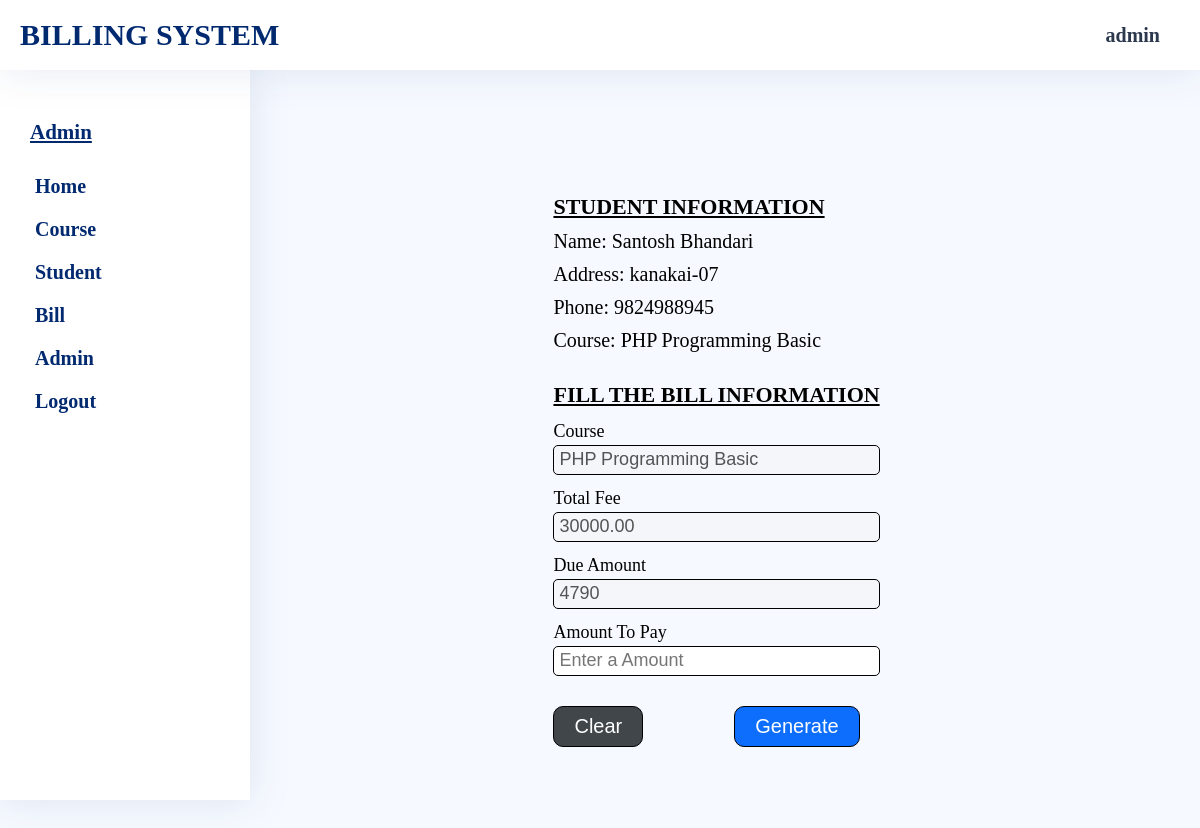
Screenshot of /admin/studentbillform.php?phone=9824988945 (signed in) with the database file from the repository.
### tables this page shows
CREATE TABLE `StudentInfo` (
  `phone` varchar(15) NOT NULL,
  `name` varchar(50) NOT NULL,
  `address` varchar(50) NOT NULL,
  `email` varchar(100) DEFAULT NULL,
  `gender` varchar(10) NOT NULL,
  `parentname` varchar(50) NOT NULL,
  `cid` varchar(15) NOT NULL
);

CREATE TABLE `CourseInfo` (
  `cid` varchar(15) NOT NULL,
  `cname` varchar(200) NOT NULL,
  `price` decimal(10,2) NOT NULL
);

### admin/studentbillform.php (the view, shortened to what this page needs)
<?php
    include_once "head.php";
?>
    <link rel="stylesheet" href="../assets/css/admin/common-style.css">
    <link rel="stylesheet" href="../assets/css/admin/studentbillform.css">
<?php
    include_once "sidebar.php";
?>
    <section class="main-container form-container">
        <div class="form-wrapper">
            <div class="studentinfo">
                <h3>Student Information</h3>
                <?php
                if($_SERVER['REQUEST_METHOD']=='POST' || $_SERVER['REQUEST_METHOD']=='GET'){
                   if(isset($_GET["phone"])){
                       $phone=trim($_GET["phone"]);
                    $read="SELECT * FROM StudentInfo,CourseInfo WHERE StudentInfo.cid=CourseInfo.cid AND StudentInfo.phone ='$phone';";
                    if($result=$con->query($read)){
                        $amount=0;
                        if($result->num_rows>0){
                            while($row=$result->fetch_assoc()){
                                $price=$row["price"];
                                $course=$row["cname"];
                                echo "<p class='name'>Name: ".$row["name"]."</p>";
                                echo "<p class='address'>Address: ".$row["address"]."</p>";
                                echo "<p class='phone'>Phone: ".$row["phone"]."</p>";
                                echo "<p class='phone'>Course: ".$row["cname"]."</p>";
                            }
                            $read="SELECT * FROM BillInfo WHERE phone='$phone';";
                            if($result=$con->query($read)){
                                if($result->num_rows>0){
                                    while($row=$result->fetch_assoc()){
                                        $amount+=(float)$row["amount"];
                                    }
                                }
                            }
                        }
                    }
                    }else{
                        header("Location: student-list.php");
                    }
                }
                ?>
            </div>
            <form class="form" action="generate-bill.php" method="post">
                <h3>Fill the Bill Information</h3>
                <label for="course">Course</label>
                <input type="text" id="course" name="course" required value='<?=$course?>' disabled/>
                <label for="totalfee">Total Fee</label>
                <input type="number" id="totalfee" name="totalfee" value='<?=$price?>' required disabled/>
                <label for="dueamount">Due Amount</label>
                <input type="number" id="dueamount" name="dueamount" value='<?=($price-$amount)?>' required disabled/>
                <label for="amount">Amount To Pay</label>
                <input type="number" id="amount" name="amount" placeholder="Enter a Amount" required/>
                <div class="btn-wrapper">
                    <button type="reset">Clear</button>
                    <button type="submit">Generate</button>
                </div>
            </form>
            </div>
    </section>
   </main>
</body>
</html>

### assets/css/admin/common-style.css (style rules this page uses)
* { margin: 0; padding: 0; box-sizing: border-box; }
body { background-color: #f6f9ff; }
.main-container { min-height: 100vh; margin: 70px 0 0 260px; padding: 20px; }

### assets/css/admin/studentbillform.css (style rules this page uses)
.form-container { display: flex; justify-content: center; align-items: center; width: 100%; }
.studentinfo { margin: 20px 0; }
.studentinfo p { margin: 10px 0; font-size: 20px; }
.form-wrapper form { display: flex; flex-direction: column; }
.form h3,.studentinfo h3 { margin: 10px 0; font-size: 22px; text-decoration: underline; text-transform: uppercase; }
.form label { font-size: 18px; margin: 3px 0; }
.form input { height: 30px; border-radius: 5px; outline: none; padding: 0px 5px; font-size: 18px; border: 1px solid #000; margin-bottom: 10px; }
.btn-wrapper { margin: 20px 0; display: flex; justify-content: space-between; }
.btn-wrapper button,.btn-wrapper button:nth-child(1):hover { margin-right:20px; background: #0d6efd; color:#fff; font-size: 20px; font-weight: 400; padding: 8px 20px; border: 1px solid #000; border-radius: 10px; cursor: pointer; }
form div { text-align: right; }
.btn-wrapper button:hover,.btn-wrapper button:nth-child(1) { background:#41464b; }

### rows the page displays
studentinfo: name "Santosh Bhandari", address "kanakai-07", phone "9824988945", cid.cname "PHP Programming Basic", course "PHP Programming Basic", totalfee "30000.00", dueamount "4790"

### other values shown
$_SESSION['adminname'] "admin"
